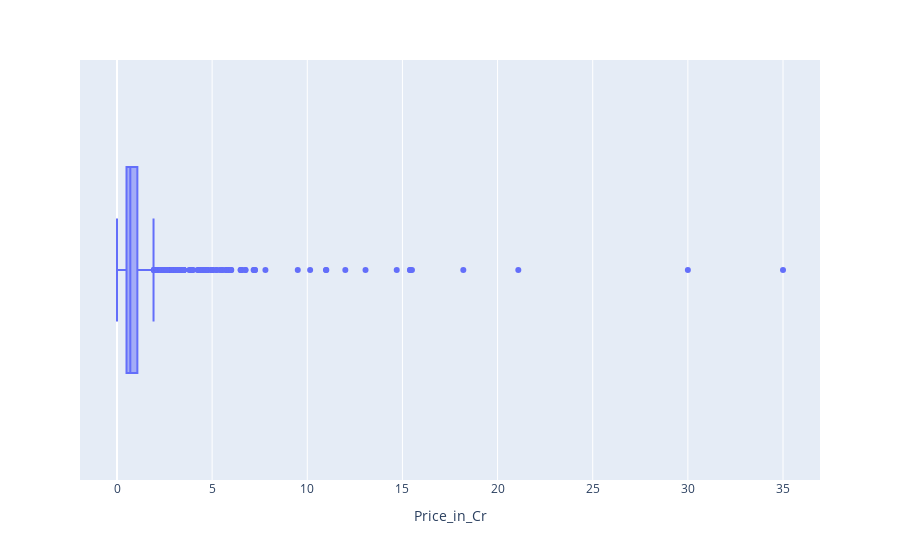

Notebook code cell kept with this figure:
### Code cell
px.box(df, x='Price_in_Cr')

### Figure 1 — Plotly figure (JSON) as saved in the notebook; plotly's stock layout.template omitted (floating-point values rounded to 4 significant figures; data arrays with more than 128 entries replaced by an {"elided": "..."} marker saying what was removed)
{"data": [{"alignmentgroup": "True", "hovertemplate": "Price_in_Cr=%{x}<extra></extra>", "legendgroup": "", "marker": {"color": "#636efa"}, "name": "", "notched": false, "offsetgroup": "", "orientation": "h", "showlegend": false, "type": "box", "x": {"elided": "2443 float values"}, "x0": " ", "xaxis": "x", "y0": " ", "yaxis": "y"}], "layout": {"boxmode": "group", "legend": {"tracegroupgap": 0}, "margin": {"t": 60}, "xaxis": {"anchor": "y", "domain": [0, 1], "title": {"text": "Price_in_Cr"}}, "yaxis": {"anchor": "x", "domain": [0, 1]}}}
